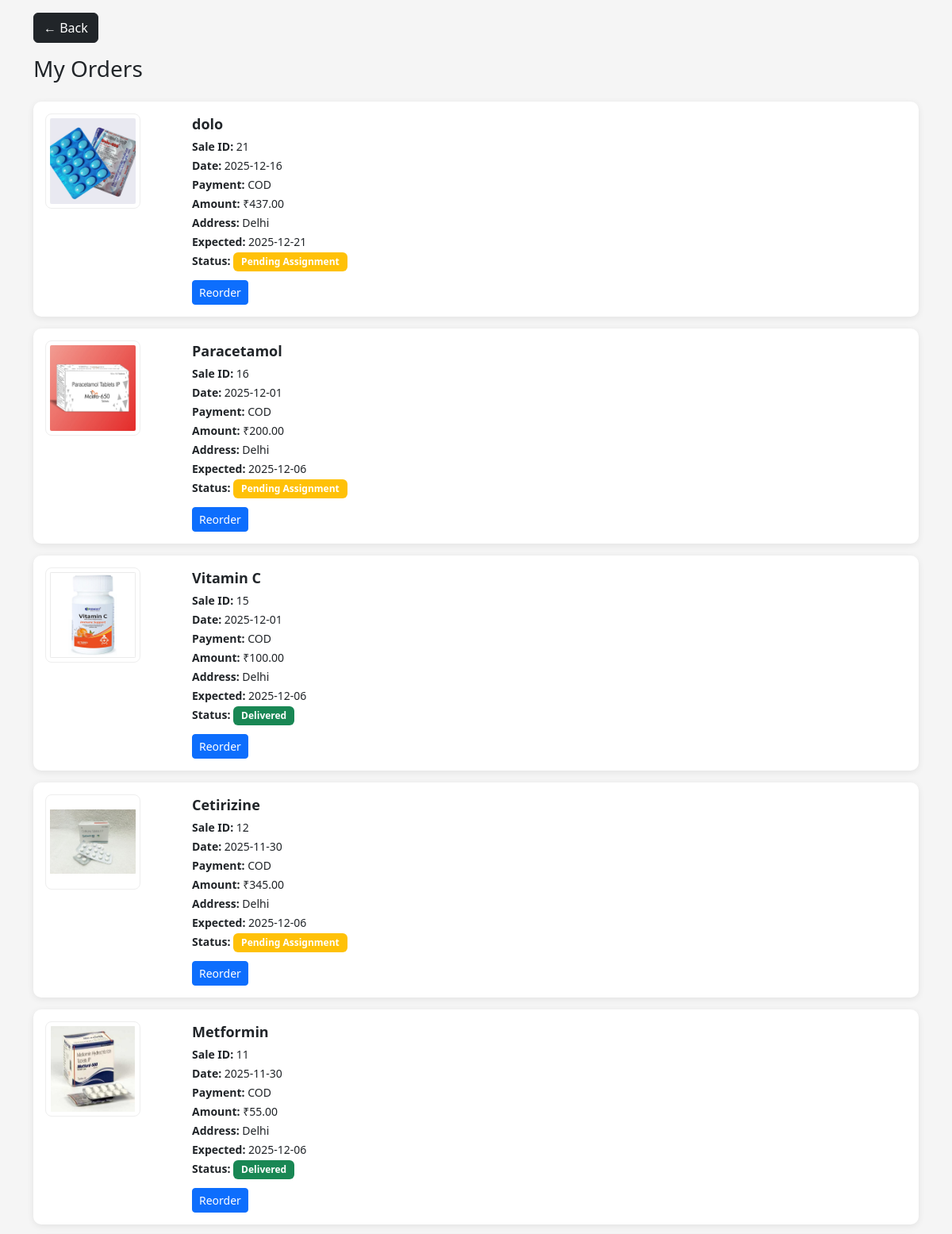
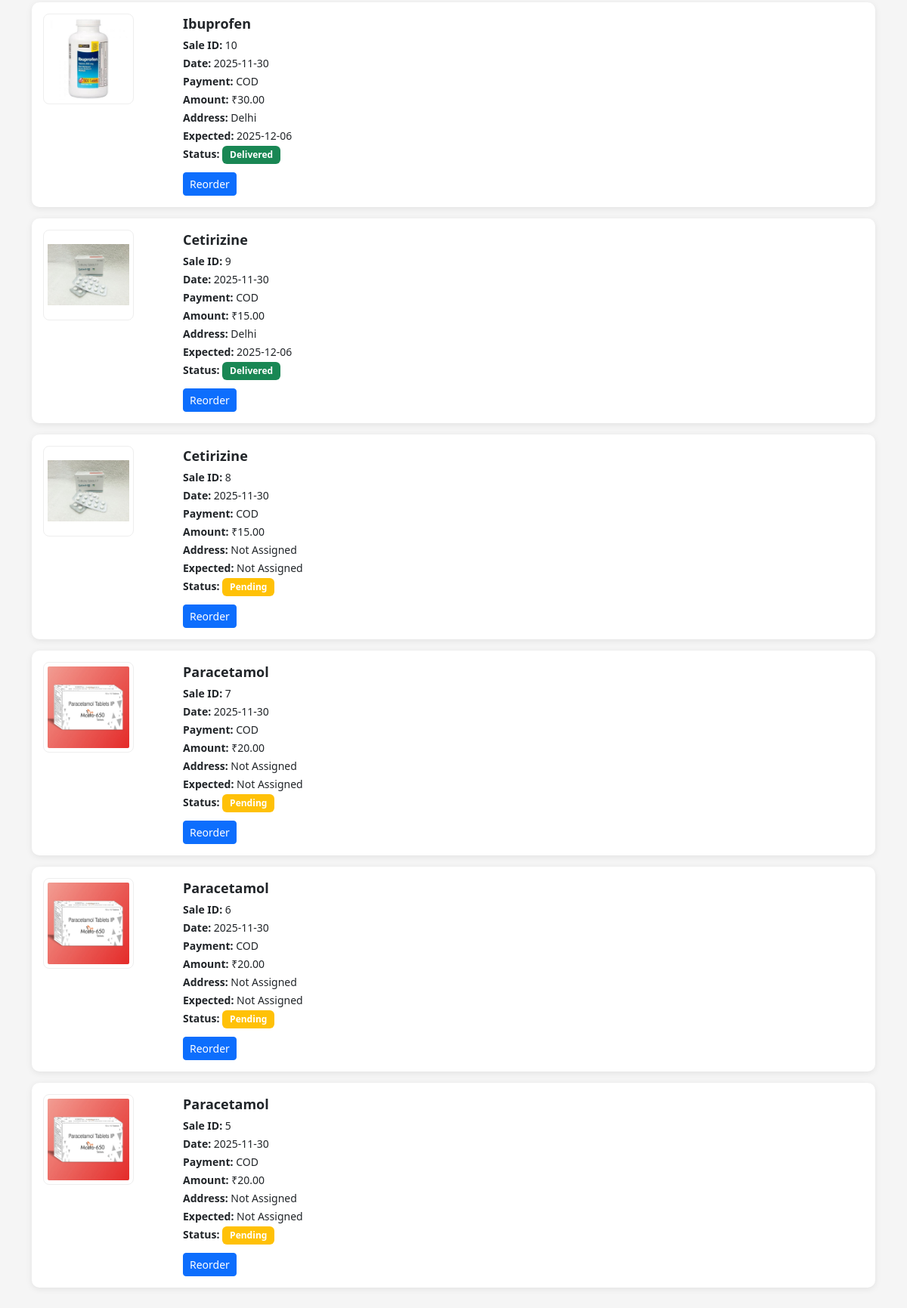
The app's page /customer/my_orders.php (signed in) with its own data (2 pictures, top to bottom).
### tables this page shows
CREATE TABLE `SALES` (
  `sale_id` int(11) NOT NULL,
  `sale_date` date NOT NULL,
  `payment_method` varchar(20) DEFAULT NULL,
  `total_amount` decimal(10,2) DEFAULT NULL,
  `customer_id` int(11) NOT NULL,
  `med_id` int(11) NOT NULL
);

CREATE TABLE `MEDICINE` (
  `med_id` int(11) NOT NULL,
  `med_name` varchar(50) DEFAULT NULL,
  `dosage` varchar(30) DEFAULT NULL,
  `qty` int(11) DEFAULT NULL,
  `category` varchar(50) DEFAULT NULL,
  `image_url` varchar(255) DEFAULT NULL,
  `description` text DEFAULT NULL,
  `expiry_date` date DEFAULT NULL,
  `price` decimal(10,2) DEFAULT NULL
);

CREATE TABLE `SHIPMENT` (
  `shipment_id` int(11) NOT NULL,
  `sale_id` int(11) DEFAULT NULL,
  `pharmacist_id` int(11) DEFAULT NULL,
  `agent_id` int(11) DEFAULT NULL,
  `expected_date` date DEFAULT NULL,
  `status` varchar(50) DEFAULT 'Pending',
  `shipment_address` varchar(255) DEFAULT NULL
);

### customer/my_orders.php (the view, shortened to what this page needs)
<?php
$customer_id = $_SESSION['uid'];
$query = "
SELECT
    s.sale_id, s.med_id, s.total_amount, s.sale_date, s.payment_method,
    m.med_name, m.image_url,
    sh.status, sh.expected_date, sh.shipment_address
FROM sales s
JOIN medicine m ON s.med_id = m.med_id
LEFT JOIN shipment sh ON sh.sale_id = s.sale_id
WHERE s.customer_id = $customer_id
ORDER BY s.sale_id DESC
";
$result = mysqli_query($conn, $query);
?>
<!DOCTYPE html>
<html>
<head>
<link rel="stylesheet" href="https://cdn.jsdelivr.net/npm/bootstrap@5.3.0/dist/css/bootstrap.min.css">
</head>
<body class="p-3">
<div class="container">
    <a href="index.php" class="btn btn-dark mb-3">
        ← Back
    </a>
    <h3 class="mb-4">My Orders</h3>
    <?php
    while($row = mysqli_fetch_assoc($result)) {
    ?>
        <div class="order-card">
            <div class="row">
                <div class="col-3 col-md-2">
                    <img src="images/<?php echo $row['image_url']; ?>"
                         class="order-img"
                         onerror="this.src='images/default.jpg';">
                </div>
                <div class="col-9 col-md-10">
                    <div class="order-title"><?php echo htmlspecialchars($row['med_name']); ?></div>
                    <div class="order-info"><b>Sale ID:</b> <?php echo $row['sale_id']; ?></div>
                    <div class="order-info"><b>Date:</b> <?php echo $row['sale_date']; ?></div>
                    <div class="order-info"><b>Payment:</b> <?php echo $row['payment_method']; ?></div>
                    <div class="order-info"><b>Amount:</b> ₹<?php echo number_format($row['total_amount'],2); ?></div>
                    <div class="order-info"><b>Address:</b> <?php echo $row['shipment_address'] ?: "Not Assigned"; ?></div>
                    <div class="order-info"><b>Expected:</b> <?php echo $row['expected_date'] ?: "Not Assigned"; ?></div>
                    <div class="order-info">
                        <b>Status:</b>
                        <span class="badge
                            <?php
                                echo ($row['status'] == 'Delivered') ? 'bg-success' :
                                     (($row['status'] == 'Failed') ? 'bg-danger' : 'bg-warning');
                            ?>">
                            <?php echo $row['status'] ?: "Pending"; ?>
                        </span>
                    </div>
                    <a href="medicine_detail.php?id=<?php echo $row['med_id']; ?>"
                       class="btn btn-primary btn-sm mt-2">
                        Reorder
                    </a>
                </div>
            </div>
        </div>
    <?php } ?>
</div>
</body>
</html>

### customer/my_orders.php (style rules this page uses)
body { background: #f5f5f5; font-family: "Segoe UI"; }
.order-card { background: white; border-radius: 10px; padding: 15px; box-shadow: 0 2px 8px rgba(0,0,0,0.08); margin-bottom: 15px; }
.order-img { width: 120px; height: 120px; object-fit: contain; border-radius: 8px; background: #fff; border: 1px solid #eee; padding: 5px; }
.order-title { font-size: 18px; font-weight: 600; margin-bottom: 4px; }
.order-info { font-size: 14px; margin-bottom: 3px; }
.badge { font-size: 12px; padding: 6px 10px; }

### records on screen
sales: med.image_url (picture), med.med_name "dolo", sale_id "21", sale_date "2025-12-16", payment_method "COD", total_amount "437.00", shipment.shipment_address "Delhi", shipment.expected_date "2025-12-21", shipment.status "Pending Assignment"
sales: med.image_url (picture), med.med_name "Paracetamol", sale_id "16", sale_date "2025-12-01", payment_method "COD", total_amount "200.00", shipment.shipment_address "Delhi", shipment.expected_date "2025-12-06", shipment.status "Pending Assignment"
sales: med.image_url (picture), med.med_name "Vitamin C", sale_id "15", sale_date "2025-12-01", payment_method "COD", total_amount "100.00", shipment.shipment_address "Delhi", shipment.expected_date "2025-12-06", shipment.status "Delivered"
sales: med.image_url (picture), med.med_name "Cetirizine", sale_id "12", sale_date "2025-11-30", payment_method "COD", total_amount "345.00", shipment.shipment_address "Delhi", shipment.expected_date "2025-12-06", shipment.status "Pending Assignment"
sales: med.image_url (picture), med.med_name "Metformin", sale_id "11", sale_date "2025-11-30", payment_method "COD", total_amount "55.00", shipment.shipment_address "Delhi", shipment.expected_date "2025-12-06", shipment.status "Delivered"
sales: med.image_url (picture), med.med_name "Ibuprofen", sale_id "10", sale_date "2025-11-30", payment_method "COD", total_amount "30.00", shipment.shipment_address "Delhi", shipment.expected_date "2025-12-06", shipment.status "Delivered"
sales: med.image_url (picture), med.med_name "Cetirizine", sale_id "9", sale_date "2025-11-30", payment_method "COD", total_amount "15.00", shipment.shipment_address "Delhi", shipment.expected_date "2025-12-06", shipment.status "Delivered"
sales: med.image_url (picture), med.med_name "Cetirizine", sale_id "8", sale_date "2025-11-30", payment_method "COD", total_amount "15.00", shipment_address "Not Assigned", expected_date "Not Assigned", status "Pending"
sales: med.image_url (picture), med.med_name "Paracetamol", sale_id "7", sale_date "2025-11-30", payment_method "COD", total_amount "20.00", shipment_address "Not Assigned", expected_date "Not Assigned", status "Pending"
sales: med.image_url (picture), med.med_name "Paracetamol", sale_id "6", sale_date "2025-11-30", payment_method "COD", total_amount "20.00", shipment_address "Not Assigned", expected_date "Not Assigned", status "Pending"
sales: med.image_url (picture), med.med_name "Paracetamol", sale_id "5", sale_date "2025-11-30", payment_method "COD", total_amount "20.00", shipment_address "Not Assigned", expected_date "Not Assigned", status "Pending"
